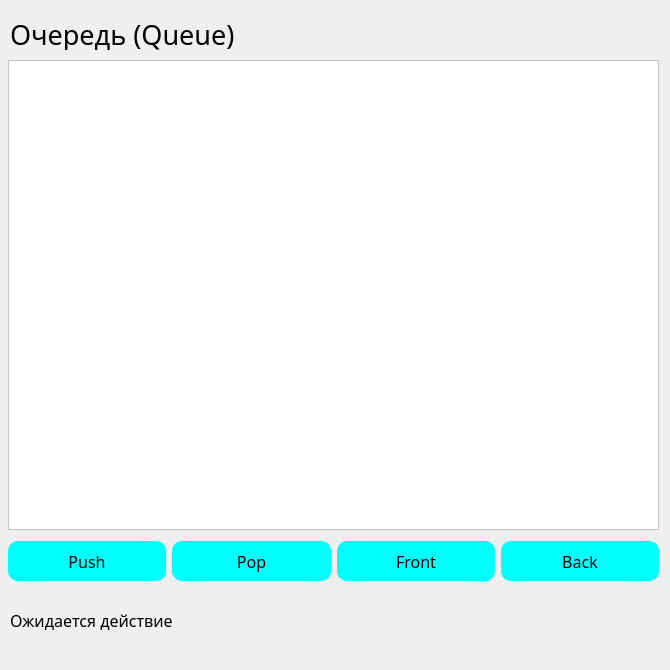
<?xml version="1.0" encoding="UTF-8"?>
<ui version="4.0">
 <class>u_queue</class>
 <widget class="QDialog" name="u_queue">
  <property name="enabled">
   <bool>true</bool>
  </property>
  <property name="geometry">
   <rect>
    <x>0</x>
    <y>0</y>
    <width>670</width>
    <height>670</height>
   </rect>
  </property>
  <property name="sizePolicy">
   <sizepolicy hsizetype="Fixed" vsizetype="Fixed">
    <horstretch>0</horstretch>
    <verstretch>0</verstretch>
   </sizepolicy>
  </property>
  <property name="minimumSize">
   <size>
    <width>0</width>
    <height>670</height>
   </size>
  </property>
  <property name="windowTitle">
   <string>DockWidget</string>
  </property>
  <property name="styleSheet">
   <string notr="true">QPushButton{
background-color: cyan;
border-radius: 10px;
color: black;
}</string>
  </property>
  <widget class="QWidget" name="dockWidgetContents" native="true">
   <property name="enabled">
    <bool>true</bool>
   </property>
   <property name="geometry">
    <rect>
     <x>0</x>
     <y>0</y>
     <width>670</width>
     <height>650</height>
    </rect>
   </property>
   <property name="minimumSize">
    <size>
     <width>670</width>
     <height>650</height>
    </size>
   </property>
   <property name="maximumSize">
    <size>
     <width>670</width>
     <height>650</height>
    </size>
   </property>
   <widget class="QGraphicsView" name="graphicsView">
    <property name="geometry">
     <rect>
      <x>8</x>
      <y>60</y>
      <width>651</width>
      <height>470</height>
     </rect>
    </property>
    <property name="styleSheet">
     <string notr="true">background-color: white;</string>
    </property>
   </widget>
   <widget class="QWidget" name="gridLayoutWidget">
    <property name="geometry">
     <rect>
      <x>8</x>
      <y>540</y>
      <width>651</width>
      <height>42</height>
     </rect>
    </property>
    <layout class="QGridLayout" name="gridLayout">
     <item row="0" column="2">
      <widget class="QPushButton" name="pushButton_2">
       <property name="minimumSize">
        <size>
         <width>0</width>
         <height>40</height>
        </size>
       </property>
       <property name="font">
        <font>
         <family>Trebuchet MS</family>
         <pointsize>12</pointsize>
        </font>
       </property>
       <property name="text">
        <string>Front</string>
       </property>
      </widget>
     </item>
     <item row="0" column="3">
      <widget class="QPushButton" name="pushButton">
       <property name="minimumSize">
        <size>
         <width>0</width>
         <height>40</height>
        </size>
       </property>
       <property name="font">
        <font>
         <family>Trebuchet MS</family>
         <pointsize>12</pointsize>
        </font>
       </property>
       <property name="text">
        <string>Back</string>
       </property>
      </widget>
     </item>
     <item row="0" column="0">
      <widget class="QPushButton" name="pushButton_3">
       <property name="sizePolicy">
        <sizepolicy hsizetype="Minimum" vsizetype="Fixed">
         <horstretch>0</horstretch>
         <verstretch>0</verstretch>
        </sizepolicy>
       </property>
       <property name="minimumSize">
        <size>
         <width>0</width>
         <height>40</height>
        </size>
       </property>
       <property name="font">
        <font>
         <family>Trebuchet MS</family>
         <pointsize>12</pointsize>
        </font>
       </property>
       <property name="styleSheet">
        <string notr="true"/>
       </property>
       <property name="text">
        <string>Push</string>
       </property>
      </widget>
     </item>
     <item row="0" column="1">
      <widget class="QPushButton" name="pushButton_4">
       <property name="minimumSize">
        <size>
         <width>0</width>
         <height>40</height>
        </size>
       </property>
       <property name="font">
        <font>
         <family>Trebuchet MS</family>
         <pointsize>12</pointsize>
        </font>
       </property>
       <property name="text">
        <string>Pop</string>
       </property>
      </widget>
     </item>
    </layout>
   </widget>
   <widget class="QLabel" name="label">
    <property name="geometry">
     <rect>
      <x>10</x>
      <y>610</y>
      <width>641</width>
      <height>20</height>
     </rect>
    </property>
    <property name="font">
     <font>
      <family>Bahnschrift</family>
      <pointsize>12</pointsize>
     </font>
    </property>
    <property name="text">
     <string>Ожидается действие</string>
    </property>
   </widget>
   <widget class="QLabel" name="label_2">
    <property name="geometry">
     <rect>
      <x>10</x>
      <y>19</y>
      <width>651</width>
      <height>31</height>
     </rect>
    </property>
    <property name="font">
     <font>
      <family>Bahnschrift</family>
      <pointsize>20</pointsize>
     </font>
    </property>
    <property name="text">
     <string>Очередь (Queue)</string>
    </property>
   </widget>
  </widget>
 </widget>
 <resources/>
 <connections/>
</ui>
